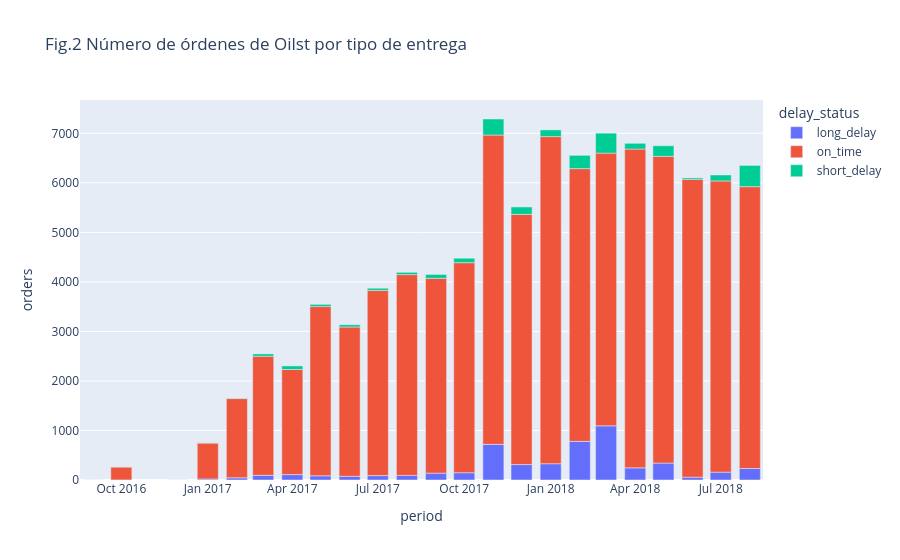

The cell this chart's notebook holds for it:
### Markdown cell above
Dicha información se puede analizar mejor a través del siguiente gráfico de barras:

### Code cell
# Crea la visualizacion
fig = px.bar(
    orders_time_delay_status,
    x="period",
    y="orders",
    color='delay_status',
    title='Fig.2 Número de órdenes de Oilst por tipo de entrega'
)

# Muestra la figura
fig.show()

### Figure 1 — Plotly figure (JSON) as saved in the notebook; plotly's stock layout.template omitted (floating-point values rounded to 4 significant figures)
{"data": [{"hovertemplate": "delay_status=long_delay<br>period=%{x}<br>orders=%{y}<extra></extra>", "legendgroup": "long_delay", "marker": {"color": "#636efa", "pattern": {"shape": ""}}, "name": "long_delay", "orientation": "v", "showlegend": true, "textposition": "auto", "type": "bar", "x": ["2016-09", "2016-10", "2017-01", "2017-02", "2017-03", "2017-04", "2017-05", "2017-06", "2017-07", "2017-08", "2017-09", "2017-10", "2017-11", "2017-12", "2018-01", "2018-02", "2018-03", "2018-04", "2018-05", "2018-06", "2018-07", "2018-08"], "xaxis": "x", "y": [1, 1, 20, 44, 94, 109, 85, 75, 89, 93, 138, 147, 720, 312, 329, 780, 1093, 245, 342, 57, 158, 232], "yaxis": "y"}, {"hovertemplate": "delay_status=on_time<br>period=%{x}<br>orders=%{y}<extra></extra>", "legendgroup": "on_time", "marker": {"color": "#EF553B", "pattern": {"shape": ""}}, "name": "on_time", "orientation": "v", "showlegend": true, "textposition": "auto", "type": "bar", "x": ["2016-10", "2016-12", "2017-01", "2017-02", "2017-03", "2017-04", "2017-05", "2017-06", "2017-07", "2017-08", "2017-09", "2017-10", "2017-11", "2017-12", "2018-01", "2018-02", "2018-03", "2018-04", "2018-05", "2018-06", "2018-07", "2018-08"], "xaxis": "x", "y": [262, 1, 727, 1600, 2404, 2122, 3417, 3014, 3739, 4054, 3934, 4241, 6245, 5051, 6605, 5507, 5507, 6437, 6193, 6013, 5880, 5691], "yaxis": "y"}, {"hovertemplate": "delay_status=short_delay<br>period=%{x}<br>orders=%{y}<extra></extra>", "legendgroup": "short_delay", "marker": {"color": "#00cc96", "pattern": {"shape": ""}}, "name": "short_delay", "orientation": "v", "showlegend": true, "textposition": "auto", "type": "bar", "x": ["2016-10", "2017-01", "2017-02", "2017-03", "2017-04", "2017-05", "2017-06", "2017-07", "2017-08", "2017-09", "2017-10", "2017-11", "2017-12", "2018-01", "2018-02", "2018-03", "2018-04", "2018-05", "2018-06", "2018-07", "2018-08"], "xaxis": "x", "y": [2, 3, 9, 48, 72, 44, 46, 44, 46, 78, 90, 324, 150, 135, 268, 403, 116, 214, 29, 121, 428], "yaxis": "y"}], "layout": {"barmode": "relative", "legend": {"title": {"text": "delay_status"}, "tracegroupgap": 0}, "title": {"text": "Fig.2 Número de órdenes de Oilst por tipo de entrega"}, "xaxis": {"anchor": "y", "domain": [0, 1], "title": {"text": "period"}}, "yaxis": {"anchor": "x", "domain": [0, 1], "title": {"text": "orders"}}}}
